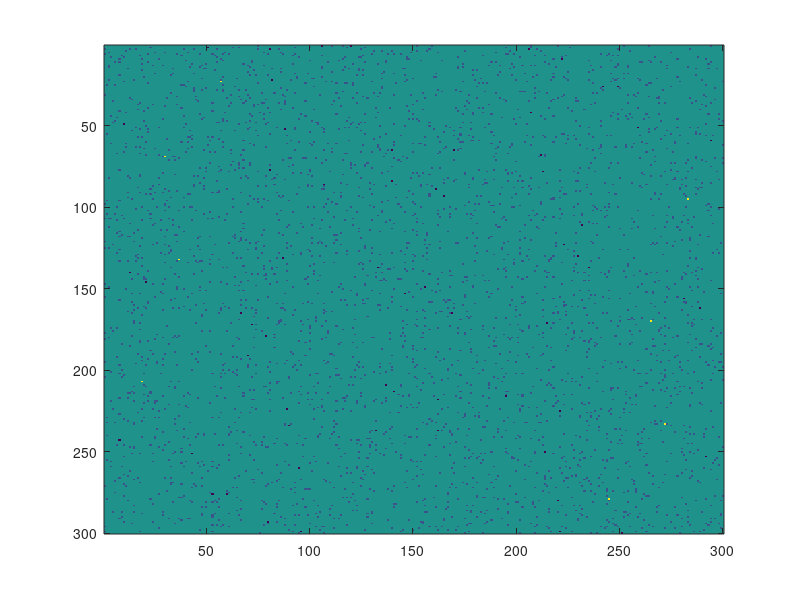
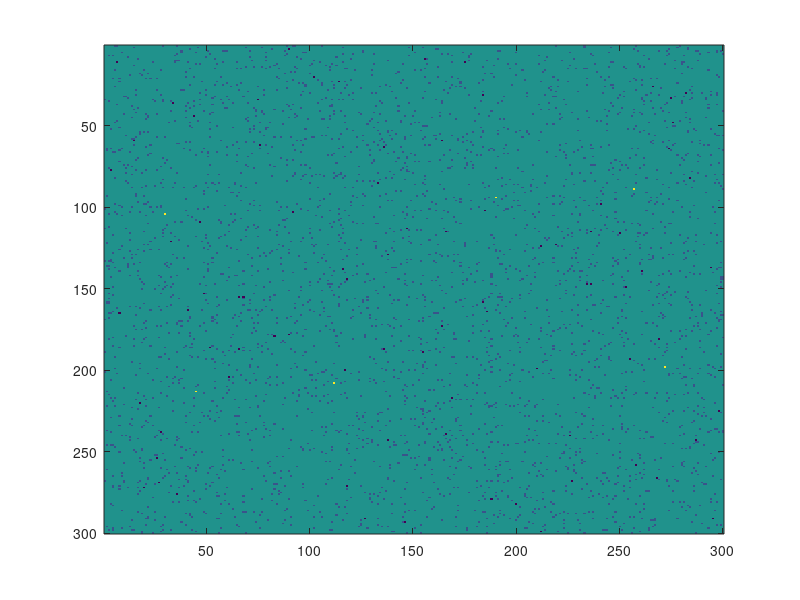

Write the MATLAB code that produced these figures, in order.
%% MyMainScript

clc;
clear;
tic;
%% Your code here

% I and J
I = zeros(300,300);
I(50:100,50:120) = 255;
J = zeros(300,300);
J(120:170,20:90) = 255;

FI = fft2(I);
FJ = fft2(J);
Output = (FI .* conj(FJ)) ./ abs(FI.*FJ);
Inv = ifft2(Output);
[r,c] = find(Inv == max(max(Inv)));


% Adding noise to I and J
I2 = I + randn(size(I))*20;
J2 = J + randn(size(J))*20;

FI2 = fft2(I2);
FJ2 = fft2(J2);
Output2 = (FI2 .* conj(FJ2)) ./ abs(FI2.*FJ2);
Inv1 = ifft2(Output2);
[r1,c1] = find(Inv1 == max(max(Inv1)));

% Displaying logs
figure(1);
imagesc(log(1+abs(Output)));
figure(2);
imagesc(log(1+abs(Output2)));


toc;
